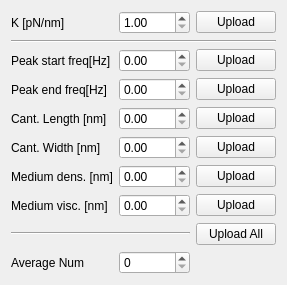
       <widget class="QWidget" name="calibKTab">
        <attribute name="title">
         <string>K Calibration</string>
        </attribute>
        <layout class="QGridLayout" name="gridLayout_6">
         <item row="4" column="0">
          <widget class="QLabel" name="label_17">
           <property name="text">
            <string>Cant. Length [nm]</string>
           </property>
          </widget>
         </item>
         <item row="5" column="2">
          <widget class="QPushButton" name="uploadClWidBtn">
           <property name="text">
            <string>Upload</string>
           </property>
          </widget>
         </item>
         <item row="3" column="0">
          <widget class="QLabel" name="label_16">
           <property name="text">
            <string>Peak end freq[Hz]</string>
           </property>
          </widget>
         </item>
         <item row="5" column="0">
          <widget class="QLabel" name="label_18">
           <property name="text">
            <string>Cant. Width [nm]</string>
           </property>
          </widget>
         </item>
         <item row="2" column="2">
          <widget class="QPushButton" name="uploadPkStartFreqBtn">
           <property name="text">
            <string>Upload</string>
           </property>
          </widget>
         </item>
         <item row="7" column="0">
          <widget class="QLabel" name="label_20">
           <property name="text">
            <string>Medium visc. [nm]</string>
           </property>
          </widget>
         </item>
         <item row="4" column="1">
          <widget class="QDoubleSpinBox" name="clLenNumDbl"/>
         </item>
         <item row="0" column="0">
          <widget class="QLabel" name="label_14">
           <property name="text">
            <string>K [pN/nm]</string>
           </property>
          </widget>
         </item>
         <item row="4" column="2">
          <widget class="QPushButton" name="uploadClLenBtn">
           <property name="text">
            <string>Upload</string>
           </property>
          </widget>
         </item>
         <item row="0" column="2">
          <widget class="QPushButton" name="uploadKBtn">
           <property name="text">
            <string>Upload</string>
           </property>
          </widget>
         </item>
         <item row="6" column="2">
          <widget class="QPushButton" name="uploadMediumDensBtn">
           <property name="text">
            <string>Upload</string>
           </property>
          </widget>
         </item>
         <item row="2" column="0">
          <widget class="QLabel" name="label_15">
           <property name="text">
            <string>Peak start freq[Hz]</string>
           </property>
          </widget>
         </item>
         <item row="7" column="1">
          <widget class="QDoubleSpinBox" name="mediumViscNumDbl"/>
         </item>
         <item row="7" column="2">
          <widget class="QPushButton" name="uploadMediumViscBtn">
           <property name="text">
            <string>Upload</string>
           </property>
          </widget>
         </item>
         <item row="1" column="0" colspan="3">
          <widget class="Line" name="line_6">
           <property name="orientation">
            <enum>Qt::Horizontal</enum>
           </property>
          </widget>
         </item>
         <item row="3" column="1">
          <widget class="QDoubleSpinBox" name="pkEndFreqNumDbl"/>
         </item>
         <item row="3" column="2">
          <widget class="QPushButton" name="uploadPkEndFreqBtn">
           <property name="text">
            <string>Upload</string>
           </property>
          </widget>
         </item>
         <item row="6" column="1">
          <widget class="QDoubleSpinBox" name="mediumDensNumDbl"/>
         </item>
         <item row="2" column="1">
          <widget class="QDoubleSpinBox" name="pkStartFreqNumDbl"/>
         </item>
         <item row="6" column="0">
          <widget class="QLabel" name="label_19">
           <property name="text">
            <string>Medium dens. [nm]</string>
           </property>
          </widget>
         </item>
         <item row="5" column="1">
          <widget class="QDoubleSpinBox" name="clWidNumDbl"/>
         </item>
         <item row="0" column="1">
          <widget class="QDoubleSpinBox" name="kNumDbl">
           <property name="minimum">
            <double>1.000000000000000</double>
           </property>
           <property name="maximum">
            <double>1000.000000000000000</double>
           </property>
          </widget>
         </item>
         <item row="9" column="0">
          <widget class="QLabel" name="label_21">
           <property name="text">
            <string>Average Num</string>
           </property>
          </widget>
         </item>
         <item row="9" column="1">
          <widget class="QSpinBox" name="avgNumNum"/>
         </item>
         <item row="8" column="0" colspan="2">
          <widget class="Line" name="line_7">
           <property name="orientation">
            <enum>Qt::Horizontal</enum>
           </property>
          </widget>
         </item>
         <item row="8" column="2">
          <widget class="QPushButton" name="uploadKCalibBtn">
           <property name="text">
            <string>Upload All</string>
           </property>
          </widget>
         </item>
        </layout>
       </widget>
